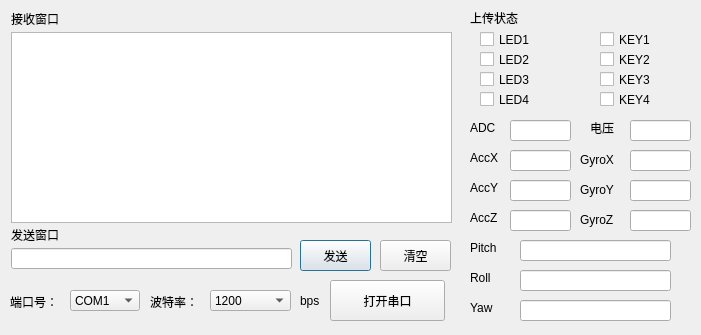
<?xml version="1.0" encoding="UTF-8"?>
<ui version="4.0">
 <class>Dialog</class>
 <widget class="QDialog" name="Dialog">
  <property name="geometry">
   <rect>
    <x>0</x>
    <y>0</y>
    <width>701</width>
    <height>335</height>
   </rect>
  </property>
  <property name="windowTitle">
   <string>Dialog</string>
  </property>
  <widget class="QLabel" name="label_6">
   <property name="geometry">
    <rect>
     <x>470</x>
     <y>10</y>
     <width>60</width>
     <height>16</height>
    </rect>
   </property>
   <property name="text">
    <string>上传状态</string>
   </property>
  </widget>
  <widget class="QLineEdit" name="dataVolt">
   <property name="geometry">
    <rect>
     <x>510</x>
     <y>120</y>
     <width>61</width>
     <height>21</height>
    </rect>
   </property>
  </widget>
  <widget class="QLabel" name="label_7">
   <property name="geometry">
    <rect>
     <x>470</x>
     <y>120</y>
     <width>31</width>
     <height>16</height>
    </rect>
   </property>
   <property name="text">
    <string>ADC</string>
   </property>
  </widget>
  <widget class="QLineEdit" name="dataAccX">
   <property name="geometry">
    <rect>
     <x>510</x>
     <y>150</y>
     <width>61</width>
     <height>21</height>
    </rect>
   </property>
  </widget>
  <widget class="QLabel" name="label_9">
   <property name="geometry">
    <rect>
     <x>470</x>
     <y>150</y>
     <width>31</width>
     <height>16</height>
    </rect>
   </property>
   <property name="text">
    <string>AccX</string>
   </property>
  </widget>
  <widget class="QLineEdit" name="dataGyroX">
   <property name="geometry">
    <rect>
     <x>630</x>
     <y>150</y>
     <width>61</width>
     <height>21</height>
    </rect>
   </property>
  </widget>
  <widget class="QLabel" name="label_10">
   <property name="geometry">
    <rect>
     <x>580</x>
     <y>150</y>
     <width>41</width>
     <height>20</height>
    </rect>
   </property>
   <property name="text">
    <string>GyroX</string>
   </property>
  </widget>
  <widget class="QLineEdit" name="dataAccY">
   <property name="geometry">
    <rect>
     <x>510</x>
     <y>180</y>
     <width>61</width>
     <height>21</height>
    </rect>
   </property>
  </widget>
  <widget class="QLabel" name="label_11">
   <property name="geometry">
    <rect>
     <x>470</x>
     <y>180</y>
     <width>31</width>
     <height>16</height>
    </rect>
   </property>
   <property name="text">
    <string>AccY</string>
   </property>
  </widget>
  <widget class="QLineEdit" name="dataAccZ">
   <property name="geometry">
    <rect>
     <x>510</x>
     <y>210</y>
     <width>61</width>
     <height>21</height>
    </rect>
   </property>
  </widget>
  <widget class="QLabel" name="label_12">
   <property name="geometry">
    <rect>
     <x>470</x>
     <y>210</y>
     <width>31</width>
     <height>16</height>
    </rect>
   </property>
   <property name="text">
    <string>AccZ</string>
   </property>
  </widget>
  <widget class="QLabel" name="label_13">
   <property name="geometry">
    <rect>
     <x>580</x>
     <y>180</y>
     <width>41</width>
     <height>20</height>
    </rect>
   </property>
   <property name="text">
    <string>GyroY</string>
   </property>
  </widget>
  <widget class="QLineEdit" name="dataGyroY">
   <property name="geometry">
    <rect>
     <x>630</x>
     <y>180</y>
     <width>61</width>
     <height>21</height>
    </rect>
   </property>
  </widget>
  <widget class="QLabel" name="label_14">
   <property name="geometry">
    <rect>
     <x>580</x>
     <y>210</y>
     <width>41</width>
     <height>20</height>
    </rect>
   </property>
   <property name="text">
    <string>GyroZ</string>
   </property>
  </widget>
  <widget class="QLineEdit" name="dataGyroZ">
   <property name="geometry">
    <rect>
     <x>630</x>
     <y>210</y>
     <width>61</width>
     <height>21</height>
    </rect>
   </property>
  </widget>
  <widget class="QLabel" name="label_15">
   <property name="geometry">
    <rect>
     <x>470</x>
     <y>240</y>
     <width>41</width>
     <height>16</height>
    </rect>
   </property>
   <property name="text">
    <string>Pitch</string>
   </property>
  </widget>
  <widget class="QLineEdit" name="dataPitch">
   <property name="geometry">
    <rect>
     <x>520</x>
     <y>240</y>
     <width>151</width>
     <height>21</height>
    </rect>
   </property>
  </widget>
  <widget class="QLabel" name="label_16">
   <property name="geometry">
    <rect>
     <x>470</x>
     <y>270</y>
     <width>31</width>
     <height>16</height>
    </rect>
   </property>
   <property name="text">
    <string>Roll</string>
   </property>
  </widget>
  <widget class="QLineEdit" name="dataRoll">
   <property name="geometry">
    <rect>
     <x>520</x>
     <y>270</y>
     <width>151</width>
     <height>21</height>
    </rect>
   </property>
  </widget>
  <widget class="QLabel" name="label_17">
   <property name="geometry">
    <rect>
     <x>470</x>
     <y>300</y>
     <width>31</width>
     <height>16</height>
    </rect>
   </property>
   <property name="text">
    <string>Yaw</string>
   </property>
  </widget>
  <widget class="QLineEdit" name="dataYaw">
   <property name="geometry">
    <rect>
     <x>520</x>
     <y>300</y>
     <width>151</width>
     <height>21</height>
    </rect>
   </property>
  </widget>
  <widget class="QCheckBox" name="stateLED1">
   <property name="geometry">
    <rect>
     <x>480</x>
     <y>30</y>
     <width>87</width>
     <height>19</height>
    </rect>
   </property>
   <property name="text">
    <string>LED1</string>
   </property>
  </widget>
  <widget class="QCheckBox" name="stateLED2">
   <property name="geometry">
    <rect>
     <x>480</x>
     <y>50</y>
     <width>87</width>
     <height>19</height>
    </rect>
   </property>
   <property name="text">
    <string>LED2</string>
   </property>
  </widget>
  <widget class="QCheckBox" name="stateLED3">
   <property name="geometry">
    <rect>
     <x>480</x>
     <y>70</y>
     <width>87</width>
     <height>19</height>
    </rect>
   </property>
   <property name="text">
    <string>LED3</string>
   </property>
  </widget>
  <widget class="QCheckBox" name="stateLED4">
   <property name="geometry">
    <rect>
     <x>480</x>
     <y>90</y>
     <width>87</width>
     <height>19</height>
    </rect>
   </property>
   <property name="text">
    <string>LED4</string>
   </property>
  </widget>
  <widget class="QCheckBox" name="stateKEY1">
   <property name="geometry">
    <rect>
     <x>600</x>
     <y>30</y>
     <width>87</width>
     <height>19</height>
    </rect>
   </property>
   <property name="text">
    <string>KEY1</string>
   </property>
  </widget>
  <widget class="QCheckBox" name="stateKEY2">
   <property name="geometry">
    <rect>
     <x>600</x>
     <y>50</y>
     <width>87</width>
     <height>19</height>
    </rect>
   </property>
   <property name="text">
    <string>KEY2</string>
   </property>
  </widget>
  <widget class="QCheckBox" name="stateKEY3">
   <property name="geometry">
    <rect>
     <x>600</x>
     <y>70</y>
     <width>87</width>
     <height>19</height>
    </rect>
   </property>
   <property name="text">
    <string>KEY3</string>
   </property>
  </widget>
  <widget class="QCheckBox" name="stateKEY4">
   <property name="geometry">
    <rect>
     <x>600</x>
     <y>90</y>
     <width>87</width>
     <height>19</height>
    </rect>
   </property>
   <property name="text">
    <string>KEY4</string>
   </property>
  </widget>
  <widget class="QLabel" name="label">
   <property name="geometry">
    <rect>
     <x>11</x>
     <y>11</y>
     <width>60</width>
     <height>16</height>
    </rect>
   </property>
   <property name="text">
    <string>接收窗口</string>
   </property>
  </widget>
  <widget class="QTextEdit" name="textRecv">
   <property name="geometry">
    <rect>
     <x>11</x>
     <y>32</y>
     <width>441</width>
     <height>191</height>
    </rect>
   </property>
   <property name="readOnly">
    <bool>true</bool>
   </property>
  </widget>
  <widget class="QLabel" name="label_2">
   <property name="geometry">
    <rect>
     <x>11</x>
     <y>227</y>
     <width>60</width>
     <height>16</height>
    </rect>
   </property>
   <property name="text">
    <string>发送窗口</string>
   </property>
  </widget>
  <widget class="QLineEdit" name="textSend">
   <property name="geometry">
    <rect>
     <x>11</x>
     <y>248</y>
     <width>281</width>
     <height>21</height>
    </rect>
   </property>
  </widget>
  <widget class="QLabel" name="label_3">
   <property name="geometry">
    <rect>
     <x>10</x>
     <y>290</y>
     <width>50</width>
     <height>23</height>
    </rect>
   </property>
   <property name="maximumSize">
    <size>
     <width>50</width>
     <height>16777215</height>
    </size>
   </property>
   <property name="text">
    <string>端口号：</string>
   </property>
  </widget>
  <widget class="QComboBox" name="comboBox">
   <property name="geometry">
    <rect>
     <x>70</x>
     <y>290</y>
     <width>70</width>
     <height>21</height>
    </rect>
   </property>
   <property name="maximumSize">
    <size>
     <width>70</width>
     <height>16777215</height>
    </size>
   </property>
   <item>
    <property name="text">
     <string>COM1</string>
    </property>
   </item>
   <item>
    <property name="text">
     <string>COM2</string>
    </property>
   </item>
   <item>
    <property name="text">
     <string>COM3</string>
    </property>
   </item>
   <item>
    <property name="text">
     <string>COM4</string>
    </property>
   </item>
  </widget>
  <widget class="QComboBox" name="comboBox_2">
   <property name="geometry">
    <rect>
     <x>210</x>
     <y>290</y>
     <width>81</width>
     <height>21</height>
    </rect>
   </property>
   <property name="maximumSize">
    <size>
     <width>100</width>
     <height>16777215</height>
    </size>
   </property>
   <item>
    <property name="text">
     <string>1200</string>
    </property>
   </item>
   <item>
    <property name="text">
     <string>4800</string>
    </property>
   </item>
   <item>
    <property name="text">
     <string>9600</string>
    </property>
   </item>
   <item>
    <property name="text">
     <string>38400</string>
    </property>
   </item>
   <item>
    <property name="text">
     <string>115200</string>
    </property>
   </item>
  </widget>
  <widget class="QLabel" name="label_4">
   <property name="geometry">
    <rect>
     <x>150</x>
     <y>290</y>
     <width>50</width>
     <height>23</height>
    </rect>
   </property>
   <property name="maximumSize">
    <size>
     <width>50</width>
     <height>16777215</height>
    </size>
   </property>
   <property name="text">
    <string>波特率：</string>
   </property>
  </widget>
  <widget class="QLabel" name="label_5">
   <property name="geometry">
    <rect>
     <x>300</x>
     <y>290</y>
     <width>31</width>
     <height>21</height>
    </rect>
   </property>
   <property name="text">
    <string>bps</string>
   </property>
  </widget>
  <widget class="QPushButton" name="btnSend">
   <property name="geometry">
    <rect>
     <x>300</x>
     <y>240</y>
     <width>71</width>
     <height>31</height>
    </rect>
   </property>
   <property name="text">
    <string>发送</string>
   </property>
  </widget>
  <widget class="QPushButton" name="btnOpen">
   <property name="geometry">
    <rect>
     <x>330</x>
     <y>280</y>
     <width>115</width>
     <height>41</height>
    </rect>
   </property>
   <property name="minimumSize">
    <size>
     <width>115</width>
     <height>0</height>
    </size>
   </property>
   <property name="text">
    <string>打开串口</string>
   </property>
   <property name="iconSize">
    <size>
     <width>16</width>
     <height>16</height>
    </size>
   </property>
   <property name="autoDefault">
    <bool>true</bool>
   </property>
  </widget>
  <widget class="QPushButton" name="btnClear">
   <property name="geometry">
    <rect>
     <x>380</x>
     <y>240</y>
     <width>71</width>
     <height>31</height>
    </rect>
   </property>
   <property name="text">
    <string>清空</string>
   </property>
  </widget>
  <widget class="QLineEdit" name="dataVolt_2">
   <property name="geometry">
    <rect>
     <x>630</x>
     <y>120</y>
     <width>61</width>
     <height>21</height>
    </rect>
   </property>
  </widget>
  <widget class="QLabel" name="label_8">
   <property name="geometry">
    <rect>
     <x>590</x>
     <y>120</y>
     <width>31</width>
     <height>16</height>
    </rect>
   </property>
   <property name="text">
    <string>电压</string>
   </property>
  </widget>
 </widget>
 <layoutdefault spacing="6" margin="11"/>
 <resources/>
 <connections/>
</ui>
